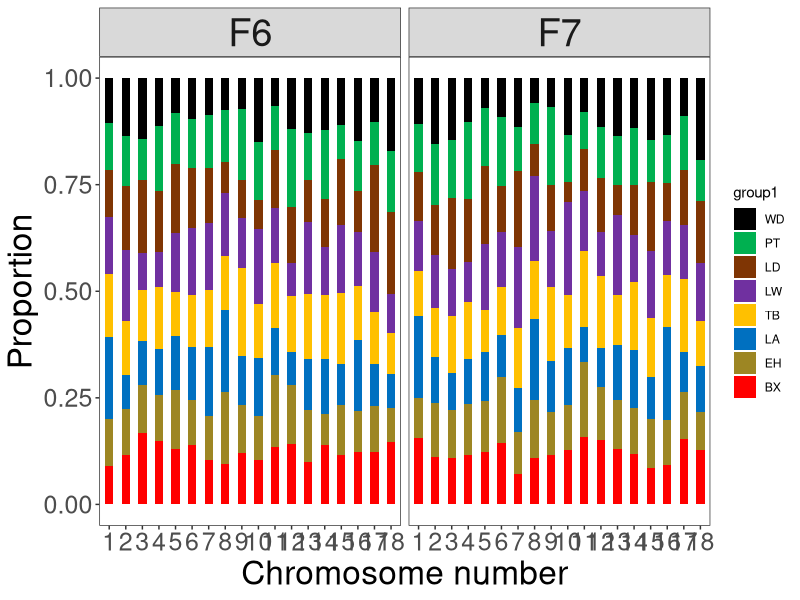

Write R code to recreate this figure.

data <- read.csv("genomic contributions_result.txt", header=T, sep="")

library(ggplot2)

data$chr <- factor(data$chr,levels = c("1","2","3","4","5","6","7","8","9","10","11","12","13","14","15","16","17","18"))

data$group1 <- factor(data$group1,levels = c("WD","PT","LD","LW","TB","LA","EH","BX"))

ggplot(data,aes(x=chr,y=ratio,fill=group1))+geom_bar(stat = "identity",width = 0.5)+theme_bw()+theme(axis.title = element_text(size = 24),axis.text = element_text(size = 18),panel.grid = element_blank())+xlab("Chromosome number")+ylab("Proportion")+scale_fill_manual(values = c("#000000","#00B050","#7F3504","#7030A0","#FFC000","#0070C0","#9D8623","#FF0000"))+facet_grid(.~group2)+theme(strip.text = element_text(size = rel(2.5)))
